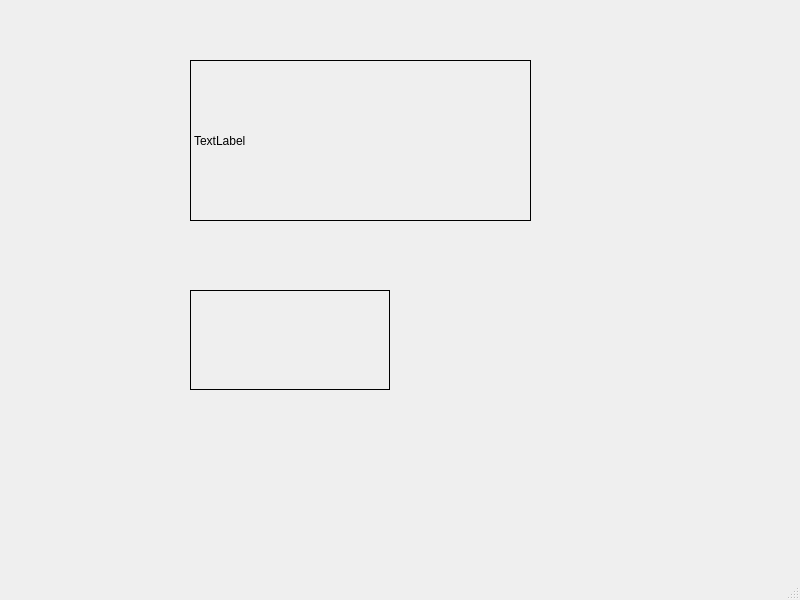
<?xml version="1.0" encoding="UTF-8"?>
<ui version="4.0">
 <class>MainWindow</class>
 <widget class="QMainWindow" name="MainWindow">
  <property name="geometry">
   <rect>
    <x>0</x>
    <y>0</y>
    <width>800</width>
    <height>600</height>
   </rect>
  </property>
  <property name="windowTitle">
   <string>MainWindow</string>
  </property>
  <property name="styleSheet">
   <string notr="true">QLabel
{
  border:1px solid  black; /*边框*/
}




#label_2
{
   qproperty-minimumSize: 200px 100px;
   qproperty-maximumSize: 200px 100px;

   qproperty-text: &quot;样式设置&quot;;
   qproperty-alignment:AlignCenter;
   qproperty-pixmap: url(:/img/plane.png);
   qproperty-scaledContents: true;  
}</string>
  </property>
  <widget class="QWidget" name="centralwidget">
   <widget class="QLabel" name="label">
    <property name="geometry">
     <rect>
      <x>190</x>
      <y>60</y>
      <width>341</width>
      <height>161</height>
     </rect>
    </property>
    <property name="text">
     <string>TextLabel</string>
    </property>
   </widget>
   <widget class="QLabel" name="label_2">
    <property name="geometry">
     <rect>
      <x>190</x>
      <y>290</y>
      <width>200</width>
      <height>100</height>
     </rect>
    </property>
    <property name="text">
     <string/>
    </property>
   </widget>
  </widget>
  <widget class="QMenuBar" name="menubar">
   <property name="geometry">
    <rect>
     <x>0</x>
     <y>0</y>
     <width>800</width>
     <height>26</height>
    </rect>
   </property>
  </widget>
  <widget class="QStatusBar" name="statusbar"/>
 </widget>
 <resources/>
 <connections/>
</ui>
